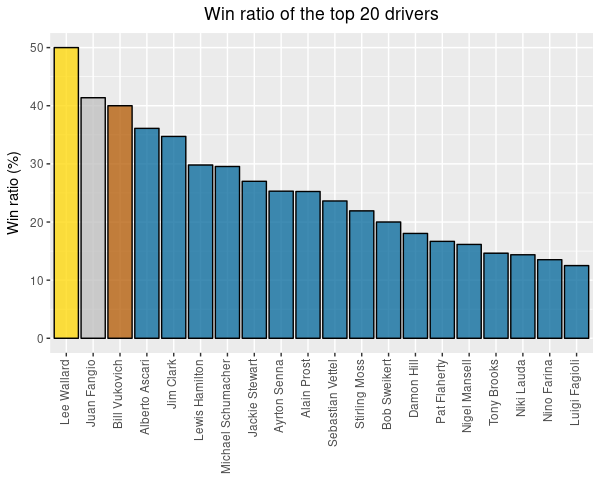

Here is the R script that generated this plot:
getwd()
setwd("/home/eduardo/Documents/UFSC/R/F1")
library(ggplot2)
library(jpeg)
library(grid)

# Load some data frames
constructors <- read.csv("constructors.csv")
drivers <- read.csv("drivers.csv")
driverStandings <- read.csv("driverStandings.csv")
races <- read.csv("races.csv")
results <- read.csv("results.csv")

# Some inspection
head(results,150)
str(drivers)

# Filter just each winner
filter_winner <- (results$positionText=="1")
winners <- results[filter_winner,]

# Merging two data frames to obtain a new data frame
# with just the winners and their nationalities
results.by.driver <- merge(x=winners[,c("raceId", "driverId","position")], y=drivers[,c("driverId","driverRef","nationality")], by="driverId")
races.by.driver <- merge(x=results[,c("raceId","driverId","position")], y=drivers[,c("driverId","driverRef","nationality")], by="driverId")

head(drivers)
# Inspect the new data frame
head(results.by.driver,10)

# How many races each driver won?
# This is a very polluted plot.

plt1 <- ggplot(data=results.by.driver, aes(x=driverRef))
plt1 + geom_bar(fill="DarkBlue",alpha=0.5) + xlab("Driver") + ylab("Number of races won") +
  ggtitle("Number of races won by driver") + scale_y_continuous(breaks=seq(0,300,50)) +
  theme(axis.text.x = element_text(angle=90,hjust=1,vjust=0.25))

# But how many races each driver raced?
# This is a much polluted plot, since many drivers haven't
# won anything
plt2 <- ggplot(data=races.by.driver, aes(x=driverRef))
plt2 + geom_bar(fill="DarkBlue",alpha=0.5) + xlab("Driver") + ylab("Number of races") +
  ggtitle("Number of races by each driver") + scale_y_continuous(breaks=seq(0,5000,500)) +
  theme(axis.text.x = element_text(angle=90,hjust=1,vjust=0.25), plot.title = element_text(hjust=0.5))

# This is not the best way of comparing driver's quality
# so let's normalize the amount of wins by the amount of races

# Build a new data frame with the amount of wins and amount
# of races by driver. Somewhat dirty implementation

wins.by.winners <- summary(results.by.driver$driverRef,1000)
races.by.winners <- summary(races.by.driver$driverRef,1000)

win.percentage.by.driver = data.frame(wins.by.winners,races.by.winners)
head(win.percentage.by.driver,10)

# Add the driver's name column
win.percentage.by.driver$driverId <- rownames(win.percentage.by.driver)
# Add the percentage column
win.percentage.by.driver$percentage <- 100*(win.percentage.by.driver$wins.by.winners)/(win.percentage.by.driver$races.by.winners)

# Create a new data frame with the win percentage
# for the 20 best drivers

top.drivers <- win.percentage.by.driver[order(win.percentage.by.driver$percentage,decreasing = T),]
top.drivers <- head(top.drivers,20)

# Finally, let's plot it!
plt3 <- ggplot(data=top.drivers, aes(x=reorder(driverId,-percentage), y=percentage))

# Creates a vector with custom colors just to 
# color some bars of the plot
bar.colors <- c("Gold", "Gray", "#B35900", "#006699", "#006699", "#006699", "#006699", "#006699", "#006699", "#006699", "#006699"
                , "#006699", "#006699", "#006699", "#006699", "#006699", "#006699", "#006699", "#006699", "#006699")

# Plot the results 
plt3 + geom_bar(stat="identity", fill=bar.colors, color="Black",alpha=0.75) + xlab("") +
  ylab("Win ratio (%)") + ggtitle("Win ratio of the top 20 drivers") +
  scale_x_discrete(labels=c("Lee Wallard", "Juan Fangio", "Bill Vukovich", 
                            "Alberto Ascari", "Jim Clark", "Lewis Hamilton",
                            "Michael Schumacher", "Jackie Stewart",
                            "Ayrton Senna", "Alain Prost", "Sebastian Vettel",
                            "Stirling Moss", "Bob Sweikert", "Damon Hill", 
                            "Pat Flaherty", "Nigel Mansell", "Tony Brooks",
                            "Niki Lauda","Nino Farina", "Luigi Fagioli")) +
  theme(axis.text.x = element_text(angle=90,hjust=1,vjust=0.25), 
        plot.title = element_text(hjust=0.5))
  
# There is something strange. Juan Manuel Fangio is known for the best win ratio 
# of all time. Checking on historical F1 data, Lee Wallard and Bill Vukovich 
# didn't competed entire seasons, just raced the Indy 500 at the time it was
# part of the F1 Grand Prix season. So, let's filter just drivers with 10
# or more races, roughly a complete season.

top.drivers <- win.percentage.by.driver[order(win.percentage.by.driver$percentage,decreasing = T),]
filter_10races <- (top.drivers$races.by.winners >= 10)

# However, top.drivers is a data frame with 20 entries. Let's recreate 
# the data frame to include 20 drivers, but ignoring those with
# less than 10 race

top.drivers.10races <- top.drivers[filter_10races,]
top.drivers.10races <- head(top.drivers.10races,20)

head(top.drivers.10races,20)

# Once we filtered drivers with at least 10 races, let's plot again
plt4 <- ggplot(data=top.drivers.10races, aes(x=reorder(driverId,-percentage), y=percentage))

plt4 + geom_bar(stat="identity", fill=bar.colors, color="Black",alpha=0.75) + xlab("") +
  ylab("Win ratio (%)") + ggtitle("Win ratio of the top 20 drivers with at least 10 races") +
  scale_x_discrete(labels=c("Juan Fangio", "Alberto Ascari", "Jim Clark",
                            "Lewis Hamilton", "Michael Schumacher", "Jackie Stewart",
                            "Ayrton Senna", "Alain Prost", "Sebastian Vettel",
                            "Stirling Moss", "Bob Sweikert", "Damon Hill", 
                            "Pat Flaherty", "Nigel Mansell", "Tony Brooks",
                            "Niki Lauda","Nino Farina", "Mika Hakkinen",
                            "Nelson Piquet","Fernando Alonso")) +
  theme(axis.text.x = element_text(angle=90,hjust=1,vjust=0.25), 
        plot.title = element_text(hjust=0.5))
